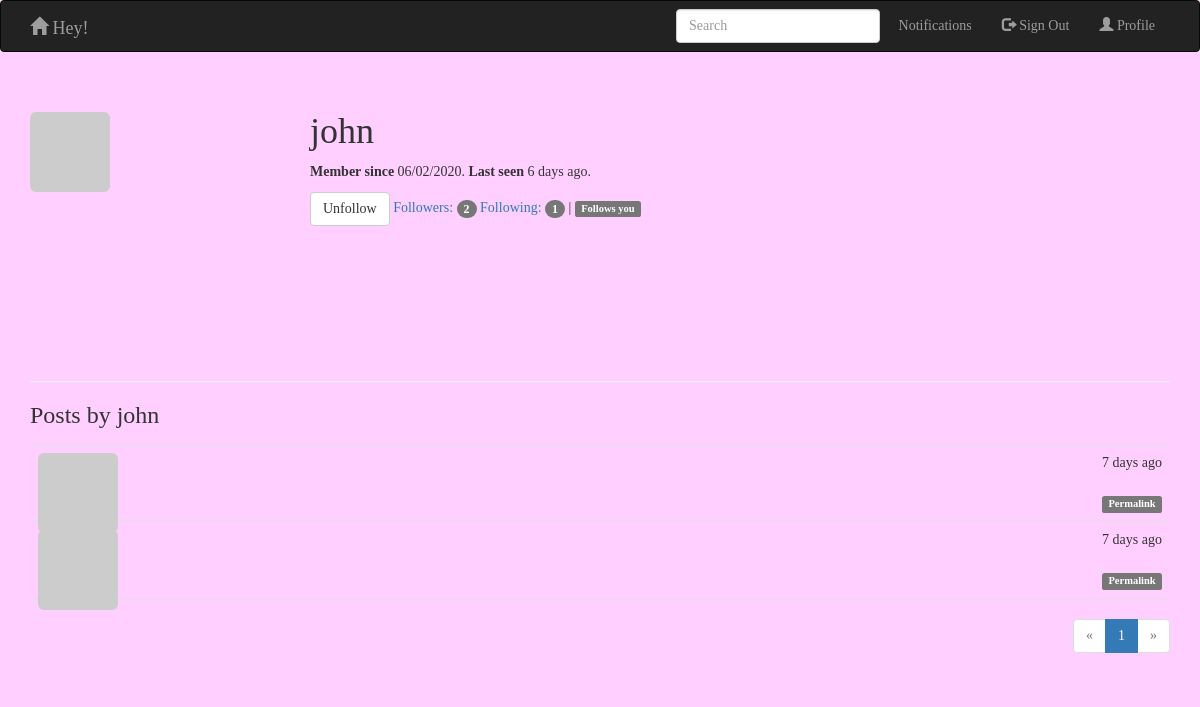
Page /user/john (signed in) on the committed database.
### app/models.py (models this page shows, shortened)
class User(UserMixin,db.Model):
    __tablename__ = 'users'
    id = db.Column(db.Integer, primary_key=True)
    email = db.Column(db.String(64), unique=True, index=True)
    username = db.Column(db.String(64), unique=True, index=True)
    password_hash = db.Column(db.String(128))
    role_id = db.Column(db.Integer, db.ForeignKey('roles.id'))
    name = db.Column(db.String(64))
    location = db.Column(db.String(64))
    about_me = db.Column(db.Text())
    member_since = db.Column(db.DateTime(),default=datetime.utcnow)
    last_seen = db.Column(db.DateTime(),default=datetime.utcnow)
    avatar_hash = db.Column(db.String(32))
    posts = db.relationship('Post', backref='author', lazy='dynamic')
    followed = db.relationship('Follow',backref=db.backref('follower',lazy = 'joined'),lazy='dynamic',cascade='all,delete-orphan',foreign_keys=[Follow.follower_id])
    followers = db.relationship('Follow', backref=db.backref('followed', lazy='joined'), lazy='dynamic',
                               cascade='all,delete-orphan', foreign_keys=[Follow.followed_id])
    def gravatar(self, size=100, default='identicon', rating='g'):
        if request.is_secure:
            url = 'https://secure.gravatar.com/avatar'
        else:
            url = 'http://www.gravatar.com/avatar'
        hash = self.avatar_hash or hashlib.md5(self.email.encode('utf-8')).hexdigest()
        return '{url}/{hash}?s={size}&d={default}&r={rating}'.format(
            url=url, hash=hash, size=size, default=default, rating=rating)
    @property
    def password(self):
        raise AttributeError('password is not a readable attribute')
    def ping(self):
        self.last_seen = datetime.utcnow()
        db.session.add(self)
    @login_manager.user_loader
    def load_user(user_id):
        return User.query.get(int(user_id))
    def can(self, permissions):
        return self.role is not None and (self.role.permissions & permissions) == permissions
    def is_administrator(self):
        return self.can(Permission.ADMINISTER)
    def is_following(self, user):
        return self.followed.filter_by(
            followed_id=user.id).first() is not None

class Post(db.Model):
    __tablename__ = 'posts'
    id = db.Column(db.Integer, primary_key=True)
    body = db.Column(db.Text)
    timestamp = db.Column(db.DateTime, index=True, default=datetime.utcnow)
    author_id = db.Column(db.Integer, db.ForeignKey('users.id'))

### app/main/hello.py (the view)
@main.route('/user/<username>')
def user(username):
    user = User.query.filter_by(username=username).first()
    if user is None:
        return render_template('404.html'), 404
    page = request.args.get('page', 1, type=int)
    pagination = user.posts.order_by(Post.timestamp.desc()).paginate(
        page, per_page=current_app.config['FLASKY_POSTS_PER_PAGE'],
        error_out=False)
    posts = pagination.items
    return render_template('user.html', user=user, posts = posts, pagination = pagination)

### app/auth/views.py (called while the page is built)
@auth.before_app_request
def before_request():
    if current_user.is_authenticated:
        current_user.ping()

### app/main/__init__.py (called while the page is built)
@main.app_context_processor
def inject_permissions():
    return dict(Permission=models.Permission)

### app/templates/user.html (shortened to what this page needs)
{% extends "base.html" %}
{% import "_macros.html" as macros %}
{% block page_content %}
<div class="page-header">
    <img class="img-rounded profile-thumbnail" src="{{ user.gravatar(size=256) }}">
    <div class="profile-header">
       <h1> {{ user.username }}</h1>
        <p> <b>Member since</b> {{ moment(user.member_since).format('L') }}. <b>Last seen</b> {{ moment(user.last_seen).fromNow() }}. </p>
        {% if current_user.can(Permission.FOLLOW) and user != current_user %}
            {% if not current_user.is_following(user) %}
                <a href="{{ url_for('.follow', username=user.username) }}"  class="btn btn-primary">Follow</a>
            {% else %}
                <a href="{{ url_for('.unfollow', username=user.username) }}" class="btn btn-default">Unfollow</a>
            {% endif %}
        {% endif %}
        <a href="{{ url_for('.followers', username=user.username) }}">
            Followers: <span class="badge">{{ user.followers.count() -1 }}</span>
        </a>
        <a href="{{ url_for('.followed', username=user.username) }}">
            Following: <span class="badge">{{ user.followed.count() -1 }}</span>
        </a>
        {% if current_user.is_authenticated and user != current_user and user.is_following(current_user) %}
        | <span class="label label-default">Follows you</span>
        {% endif %}
    </div>
</div>
<h3>Posts by {{ user.username }}</h3>
{% include 'post.html' %}
<div class="pagination">
    {{ macros.pagination_widget(pagination, '.user', username=user.username) }}
</div>
{% endblock %}

### app/templates/post.html (shortened to what this page needs)
<ul class="posts">
    {% for post in posts %}
    <li class="post">
        <div class="post-thumbnail">
            <a href="{{ url_for('.user', username=post.author.username) }}">
                <img class="img-rounded profile-thumbnail" src="{{ post.author.gravatar(size=40) }}">
            </a>
        </div>
        <div class="post-content">
            <div class="post-date">{{ moment(post.timestamp).fromNow() }}</div>
            <div class="post-author"><a href="{{ url_for('.user', username=post.author.username) }}">{{ post.author.username }}</a></div>
            <div class="post-body">
            </div>
            <div class="post-footer">
                <a href="{{ url_for('.post', id=post.id) }}"><span class="label label-default">Permalink</span></a>
            </div>
        </div>
    </li>
    {% endfor %}
</ul>

### app/static/styles.css (style rules this page uses)
.profile-thumbnail { position: absolute; }
* { font-family:Verdana; }
body { background-color: #FFCFFF; }
.profile-header { min-height: 260px; margin-left: 280px; }
ul.posts { list-style-type: none; padding: 0px; margin: 16px 0px 0px 0px; border-top: 1px solid #e0e0e0; }
ul.posts li.post { padding: 8px; border-bottom: 1px solid #e0e0e0; }
div.post-date { float: right; }
div.post-author { font-weight: bold; }
div.post-thumbnail { position: absolute; }
div.post-content { margin-left: 48px; min-height: 48px; }
div.post-footer { text-align: right; }
div.pagination { width: 100%; text-align: right; padding: 0px; margin: 0px; }

### rows in the picture
User: username "john", member_since "06/02/2020", last_seen "6 days ago"
Post: timestamp "7 days ago"
Post: timestamp "7 days ago"

### other values in the picture
{{ user.followers.count() -1 }} "2"
{{ user.followed.count() -1 }} "1"
{{ p }} "1"
